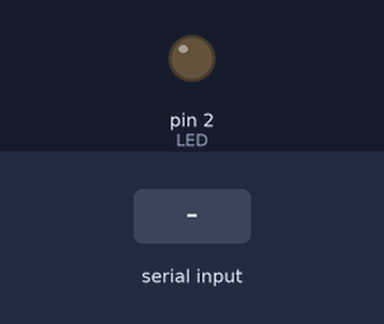
A sketch run on a simulated Arduino Uno, built with avr-gcc and run on an emulated ATmega328P. Parts: output pins drawn as LEDs (lit = HIGH). The test bench sets the inputs (shaded band).

Above: at 1.2 s.
1.3 s: byte 1 (1) received over Serial
At 2.1 s:
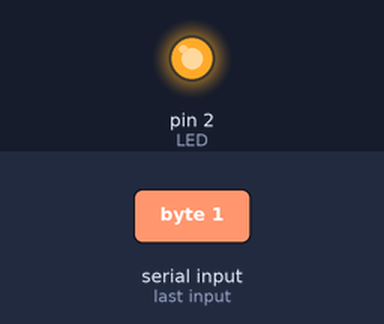
2.8 s: "1" received over Serial
At 3.2 s:
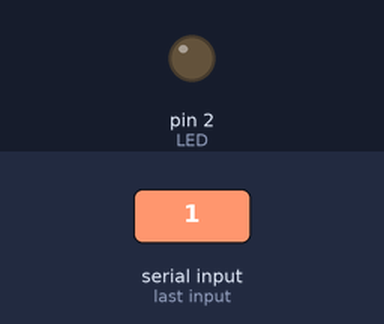
Timing chart, 0 to 5.8 s (numbered marks = the images above; inputs shaded):
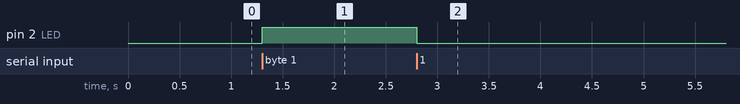

Measured:
- after the input at 1.3 s, pin 2 (LED): LOW → HIGH at once
- after the input at 2.8 s, pin 2 (LED): HIGH → LOW at once

The sketch:

SS9_ArduinoProcessingLightSwitch.ino
```cpp
byte val;
const int LED=2;

void setup() {
  pinMode(LED, OUTPUT);
  Serial.begin(9600);
}

void loop() {
  if (Serial.available()) {
    val=Serial.read();
  }

  if (val==1 || val==2) {
    digitalWrite(LED, HIGH);
  } else {
    digitalWrite(LED, LOW);
  }
}
```
